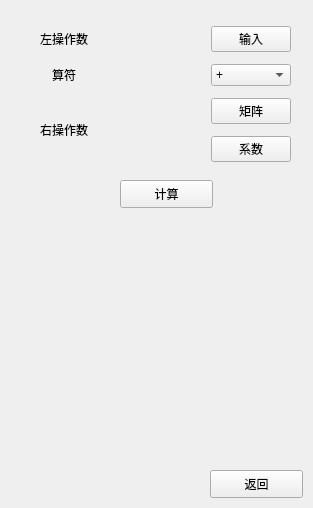
<?xml version="1.0" encoding="UTF-8"?>
<ui version="4.0">
 <class>linearpage</class>
 <widget class="QWidget" name="linearpage">
  <property name="geometry">
   <rect>
    <x>0</x>
    <y>0</y>
    <width>313</width>
    <height>508</height>
   </rect>
  </property>
  <property name="windowTitle">
   <string>Form</string>
  </property>
  <widget class="QWidget" name="widget" native="true">
   <property name="geometry">
    <rect>
     <x>40</x>
     <y>20</y>
     <width>251</width>
     <height>151</height>
    </rect>
   </property>
   <layout class="QGridLayout" name="gridLayout">
    <item row="0" column="1">
     <widget class="QLabel" name="label">
      <property name="text">
       <string>左操作数</string>
      </property>
     </widget>
    </item>
    <item row="3" column="3">
     <widget class="QPushButton" name="btn_right_number">
      <property name="text">
       <string>系数</string>
      </property>
     </widget>
    </item>
    <item row="0" column="3">
     <widget class="QPushButton" name="btn_left">
      <property name="text">
       <string>输入</string>
      </property>
     </widget>
    </item>
    <item row="1" column="1">
     <widget class="QLabel" name="label_2">
      <property name="text">
       <string>算符</string>
      </property>
      <property name="alignment">
       <set>Qt::AlignCenter</set>
      </property>
     </widget>
    </item>
    <item row="2" column="1" rowspan="2">
     <widget class="QLabel" name="label_3">
      <property name="text">
       <string>右操作数</string>
      </property>
     </widget>
    </item>
    <item row="2" column="3">
     <widget class="QPushButton" name="btn_right_matrix">
      <property name="text">
       <string>矩阵</string>
      </property>
     </widget>
    </item>
    <item row="1" column="3">
     <widget class="QComboBox" name="comboBox">
      <property name="editable">
       <bool>false</bool>
      </property>
      <property name="currentIndex">
       <number>0</number>
      </property>
      <item>
       <property name="text">
        <string>+</string>
       </property>
      </item>
      <item>
       <property name="text">
        <string>-</string>
       </property>
      </item>
      <item>
       <property name="text">
        <string>×</string>
       </property>
      </item>
      <item>
       <property name="text">
        <string>÷</string>
       </property>
      </item>
     </widget>
    </item>
    <item row="1" column="2">
     <spacer name="horizontalSpacer">
      <property name="orientation">
       <enum>Qt::Horizontal</enum>
      </property>
      <property name="sizeHint" stdset="0">
       <size>
        <width>40</width>
        <height>20</height>
       </size>
      </property>
     </spacer>
    </item>
   </layout>
  </widget>
  <widget class="QPushButton" name="btn_back">
   <property name="geometry">
    <rect>
     <x>210</x>
     <y>470</y>
     <width>93</width>
     <height>28</height>
    </rect>
   </property>
   <property name="text">
    <string>返回</string>
   </property>
  </widget>
  <widget class="QPushButton" name="btn_calculate">
   <property name="geometry">
    <rect>
     <x>120</x>
     <y>180</y>
     <width>93</width>
     <height>28</height>
    </rect>
   </property>
   <property name="text">
    <string>计算</string>
   </property>
  </widget>
 </widget>
 <resources/>
 <connections/>
</ui>
